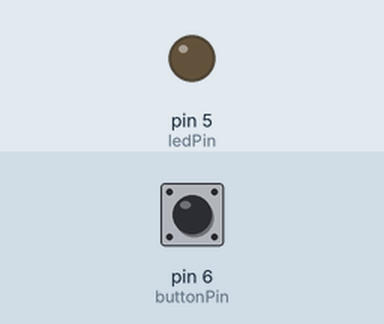
Simulated run of this sketch. Board: Arduino Uno, built with avr-gcc and run on an emulated ATmega328P. Parts: output pins drawn as LEDs (lit = HIGH). Dashed ring = blinking. The inputs (shaded band) are chosen by the test bench; at power-on: pin 6 (buttonPin) LOW.

Above: at 1.2 s.
1.3 s: pin 6 (buttonPin) pulled HIGH for 0.15 s
At 1.7 s:
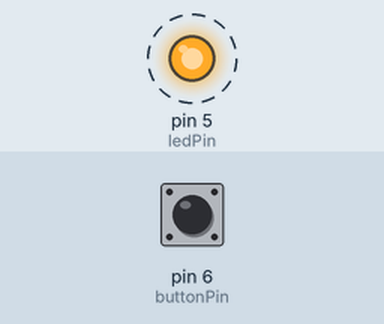
4.4 s: pin 6 (buttonPin) pulled HIGH for 1 s
At 5.2 s:
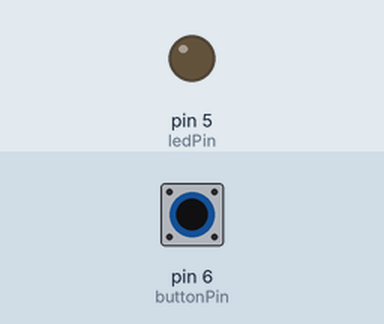
6.9 s: pin 6 (buttonPin) pulled HIGH for 3.2 s
At 7.3 s:
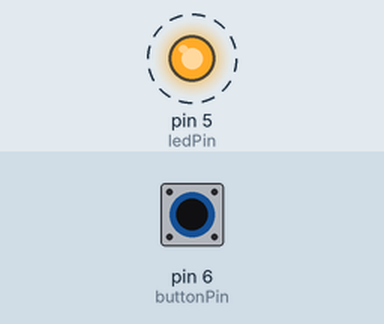
Timing chart, 0 to 17.6 s (numbered marks = the images above; inputs shaded):
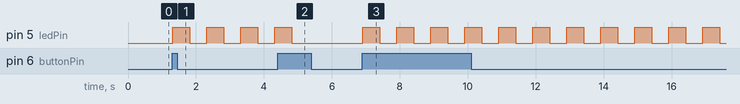

The sketch:

lampeggioBottone.ino
```cpp
//Debounce button con lampeggiamento led

const int ledPin = 5;
const int buttonPin = 6;
int val = 0;
int oldVal = 0;
int buttonState;

void setup() {
  pinMode(ledPin,OUTPUT);
  pinMode(buttonPin,INPUT);

}

void loop() {
  val = digitalRead(buttonPin);

  if((val == HIGH) && (oldVal == LOW)){
    buttonState = 1 - buttonState;
    delay(15);
  }

  oldVal = val;

  if(buttonState == 1){
    digitalWrite(ledPin,HIGH);
    delay(500);
    digitalWrite(ledPin,LOW);
    delay(500);
  }else{
    digitalWrite(ledPin,LOW);
  }


}
```

Measured:
- after the input at 1.3 s, pin 5 (ledPin): alternates HIGH for 0.50 s and LOW for 0.50 s, starting at once
- after the input at 4.4 s, pin 5 (ledPin): goes on until 4.8 s, then stays LOW
- after the input at 6.9 s, pin 5 (ledPin): alternates HIGH for 0.50 s and LOW for 0.50 s, starting at once
